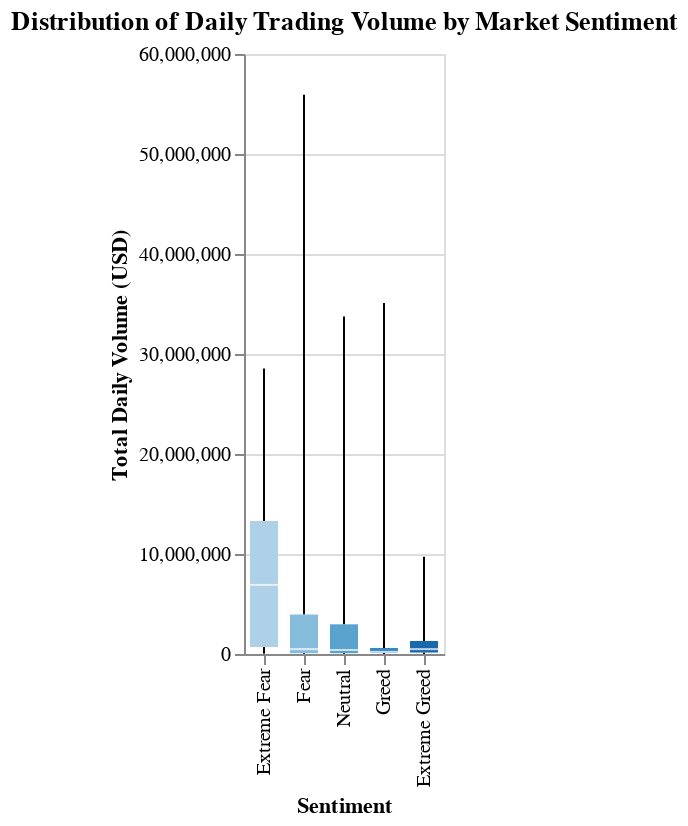

Notebook code for this chart:
### Markdown cell above
##Volume Vs Sentiment

### Code cell
# Creating a boxplot to show the distribution of daily volume for each sentiment category
chart_volume = alt.Chart(df_daily_analysis).mark_boxplot(extent='min-max').encode(
    # X-axis: Sentiment Classification, sorted using our defined order
    x=alt.X('classification_ordered', sort=sentiment_order, title='Sentiment'),

    # Y-axis: Total Daily Volume in USD
    y=alt.Y('total_volume_usd', title='Total Daily Volume (USD)'),


    color=alt.Color('classification_ordered', title="Sentiment", legend=None),

    tooltip=['classification_ordered', 'total_volume_usd']
).properties(
    title='Distribution of Daily Trading Volume by Market Sentiment'
).interactive()

chart_volume

### Figure 1 — Vega-Lite specification as saved in the notebook (floating-point values rounded to 4 significant figures; data arrays with more than 128 entries replaced by an {"elided": "..."} marker saying what was removed)
{"config": {"view": {"continuousWidth": 300, "continuousHeight": 300}}, "data": {"name": "data-c05c884314da1325c8c1ecdb1efcffc5"}, "mark": {"type": "boxplot", "extent": "min-max"}, "encoding": {"color": {"field": "classification_ordered", "legend": null, "sort": ["Extreme Fear", "Fear", "Neutral", "Greed", "Extreme Greed"], "title": "Sentiment", "type": "ordinal"}, "tooltip": [{"field": "classification_ordered", "type": "ordinal"}, {"field": "total_volume_usd", "type": "quantitative"}], "x": {"field": "classification_ordered", "sort": ["Extreme Fear", "Fear", "Neutral", "Greed", "Extreme Greed"], "title": "Sentiment", "type": "ordinal"}, "y": {"field": "total_volume_usd", "title": "Total Daily Volume (USD)", "type": "quantitative"}}, "params": [{"name": "param_6", "select": {"type": "interval", "encodings": ["x", "y"]}, "bind": "scales"}], "title": "Distribution of Daily Trading Volume by Market Sentiment", "$schema": "https://vega.github.io/schema/vega-lite/v5.20.1.json", "datasets": {"data-c05c884314da1325c8c1ecdb1efcffc5": {"elided": "479 records"}}}
